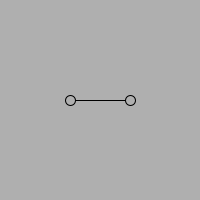
Frame 1 (no input)
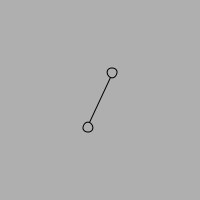
Frame 60 (the mouse pressed at the canvas centre just before this capture)
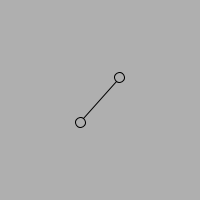
Frame 120 (the mouse held since frame 60 and released just before this capture)

The Processing sketch that drew these frames (run headless with seeded random() and noise(); from frame 60 on, the mouse is pressed at the canvas centre):

// Processing sketch: sketch_017_hand_with_speed
// ── sketch_017_hand_with_speed.pde
float angle = 0;
float aVelocity = 0;
float aAcceleration = 0.01;
void setup() {
  size(200, 200);
  smooth();
  noFill();
}

void draw() {
  background(175);
  translate(width/2, height/2);
  rotate(angle);
  ellipse(-30, 0, 10, 10);
  line(-25, 0, 25, 0);
  ellipse(30, 0, 10, 10);
  aVelocity += aAcceleration;
  angle += aVelocity;
}
